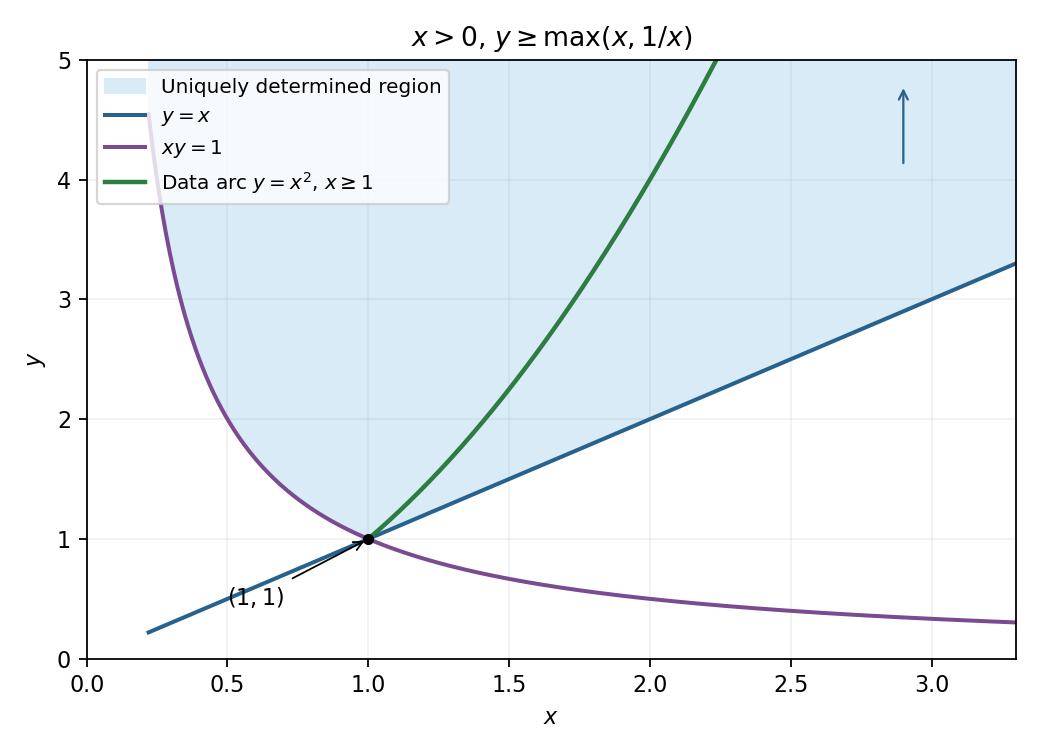

Reproduce this figure in Python.
"""Original characteristic-domain sketch. Python3.14,numpy2.3.5,matplotlib3.10.7.
Writes the matching basename PNG into the current working directory.
"""
from pathlib import Path
import numpy as np
import matplotlib
matplotlib.use('Agg')
import matplotlib.pyplot as plt
x=np.linspace(.22,3.3,700)
fig,ax=plt.subplots(figsize=(6.5,4.7),facecolor='white')
ax.set_facecolor('white')
ax.fill_between(x,np.maximum(x,1/x),5,color='#d8ebf7',label='Uniquely determined region')
ax.plot(x,x,lw=1.8,color='#27628e',label=r'$y=x$')
ax.plot(x,1/x,lw=1.8,color='#7b4b91',label=r'$xy=1$')
s=np.linspace(1,np.sqrt(5),300)
ax.plot(s,s*s,lw=2,color='#2d7c42',label=r'Data arc $y=x^2$, $x\geq1$')
ax.plot([1],[1],'ko',ms=4)
ax.annotate('$(1,1)$',(1,1),xytext=(.5,.45),arrowprops={'arrowstyle':'->','lw':.8})
ax.annotate('',(2.9,4.8),(2.9,4.1),arrowprops={'arrowstyle':'->','color':'#27628e'})
ax.set(xlim=(0,3.3),ylim=(0,5),xlabel='$x$',ylabel='$y$',title=r'$x>0$, $y\geq\max(x,1/x)$')
ax.grid(alpha=.18)
ax.legend(fontsize=9,loc='upper left')
fig.tight_layout()
fig.savefig(Path(__file__).stem+'.png',dpi=160,facecolor='white')
